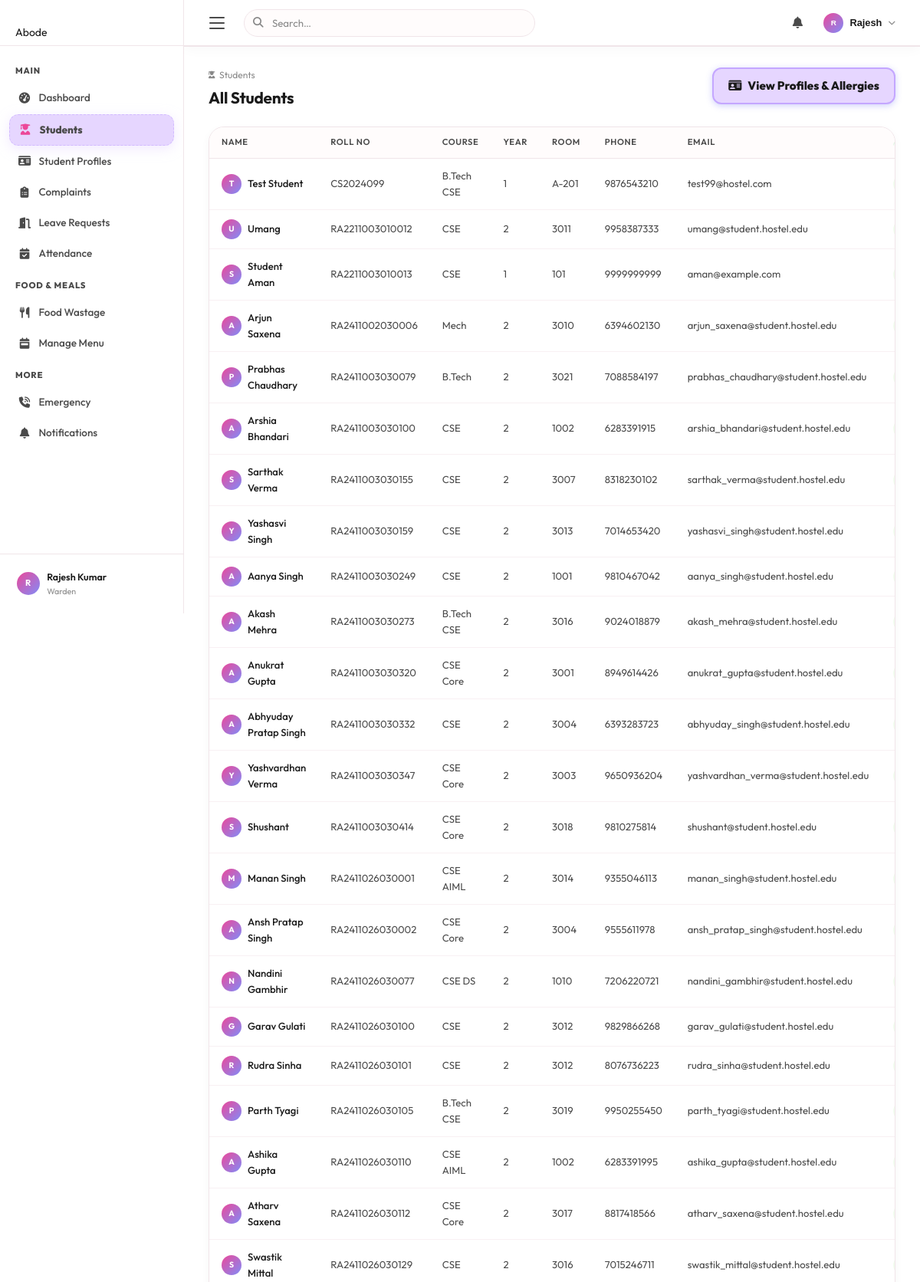
/warden/students (signed in, upper part), run on the app's committed database.
### tables this page shows
CREATE TABLE students (
            id INTEGER PRIMARY KEY AUTOINCREMENT,
            user_id INTEGER UNIQUE NOT NULL,
            roll_number TEXT UNIQUE,
            course TEXT,
            year INTEGER DEFAULT 1,
            room_number TEXT,
            phone TEXT,
            parent_name TEXT,
            parent_phone TEXT,
            address TEXT, allergies TEXT DEFAULT 'None',
            FOREIGN KEY (user_id) REFERENCES users(id) ON DELETE CASCADE
        );

CREATE TABLE users (
            id INTEGER PRIMARY KEY AUTOINCREMENT,
            username TEXT UNIQUE NOT NULL,
            password TEXT NOT NULL,
            full_name TEXT NOT NULL,
            email TEXT UNIQUE NOT NULL,
            role TEXT CHECK(role IN ('student','warden')) NOT NULL,
            created_at TIMESTAMP DEFAULT CURRENT_TIMESTAMP
        , onboarding_complete INTEGER DEFAULT 0);

### routes/warden.py (the view)
@bp.route('/students')
@warden_required
def students():
    cursor = get_cursor()
    cursor.execute("""
        SELECT u.full_name, u.email, s.roll_number, s.course, s.year,
               s.room_number, s.phone,
               COALESCE(s.allergies, 'None') AS allergies
        FROM users u JOIN students s ON u.id = s.user_id
        ORDER BY s.roll_number
    """)
    students = cursor.fetchall()
    return render_template('students_list.html', students=students)

### app.py (called while the page is built)
@app.context_processor
def inject_unread_count():
    if 'user_id' in session:
        from services.db import get_cursor
        uid = session['user_id']
        try:
            cursor = get_cursor()
            cursor.execute("""
                SELECT COUNT(*) AS cnt FROM notifications
                WHERE (user_id = ? OR user_id IS NULL) AND is_read = 0
            """, (uid,))
            result = cursor.fetchone()
            return {'unread_count': result['cnt'] if result else 0}
        except Exception:
            return {'unread_count': 0}
    return {'unread_count': 0}

### routes/warden.py (called while the page is built)
def warden_required(f):
    @wraps(f)
    def decorated(*args, **kwargs):
        if 'user_id' not in session or session.get('role') != 'warden':
            flash('Please log in as a warden.', 'warning')
            return redirect(url_for('auth.login', role='warden'))
        return f(*args, **kwargs)
    return decorated

### services/db.py (called while the page is built)
def get_db():
    if 'db' not in g:
        g.db = sqlite3.connect(Config.DB_PATH)
        g.db.row_factory = sqlite3.Row   # Access columns by name like a dict
        g.db.execute("PRAGMA foreign_keys = ON")
    return g.db

def get_cursor(dictionary=True):
    db = get_db()
    return db.cursor()

### templates/students_list.html (shortened to what this page needs)
{% extends "base.html" %}
{% block content %}
<div class="page-header fade-in">
    <div class="page-header-left">
        <div class="breadcrumb"><i class="fas fa-user-graduate"></i> Students</div>
        <h1>All Students</h1>
    </div>
    <div class="page-header-right">
        <a href="{{ url_for('warden.student_profiles') }}" class="btn btn-primary btn-sm">
            <i class="fas fa-id-card"></i> View Profiles &amp; Allergies
        </a>
    </div>
</div>
{% if students %}
<div class="card fade-in fade-in-1">
    <div class="table-wrapper">
        <table class="data-table">
            <thead>
                <tr>
                    <th>Name</th>
                    <th>Roll No</th>
                    <th>Course</th>
                    <th>Year</th>
                    <th>Room</th>
                    <th>Phone</th>
                    <th>Email</th>
                    <th> Allergies</th>
                </tr>
            </thead>
            <tbody>
                {% for s in students %}
                <tr>
                    <td>
                        <div style="display:flex;align-items:center;gap:.5rem;">
                            <div style="width:26px;height:26px;border-radius:50%;background:linear-gradient(135deg,var(--primary),#818cf8);color:#fff;display:flex;align-items:center;justify-content:center;font-size:.65rem;font-weight:700;flex-shrink:0;">{{ s.full_name[:1].upper() }}</div>
                            <span style="font-weight:500;color:var(--text);">{{ s.full_name }}</span>
                        </div>
                    </td>
                    <td>{{ s.roll_number }}</td>
                    <td>{{ s.course }}</td>
                    <td>{{ s.year }}</td>
                    <td>{{ s.room_number }}</td>
                    <td>{{ s.phone }}</td>
                    <td>{{ s.email }}</td>
                    <td>
                    </td>
                </tr>
                {% endfor %}
            </tbody>
        </table>
    </div>
</div>
{% else %}
<div class="empty-state fade-in">
    <i class="fas fa-users-slash" style="font-size:2.5rem;color:var(--text-3);display:block;margin-bottom:.75rem;"></i>
    <p>No students registered yet.</p>
</div>
{% endif %}
{% endblock %}

### static/css/style.css (style rules this page uses)
*, *::before, *::after { box-sizing: border-box; margin: 0; padding: 0; }
:root { --sidebar-w: 240px; --topbar-h: 60px; --bg: #FFFCFC; --bg-card: #ffffff; --sidebar-bg: #ffffff; --topbar-bg: #ffffff; --primary: #EC4899; --primary-dark: #BE185D; --primary-light: #FBCFE8; --primary-glow: rgba(236, 72, 153, 0.4); --text: #1A1A1A; --text-2: #4A4A4A; --text-3: #888888; --text-inv: #ffffff; --border: #F0E5E9; --border-2: #F8F0F3; --divider: #F8F0F3; --abode-pink: #EC4899; --abode-lavender: #E6D6FF; --abode-mint: #DFF5E1; --abode-beige: #F5EBDD; --green: #DFF5E1; --green-soft: #F2FCEF; --green-text: #2C7A3A; --red: #FDA4AF; --red-soft: #FFE4E6; --red-text: #BE123C; --orange: #F5EBDD; --orange-soft: #FDF9F2; --orange-text: #9B6220; --blue: #E6D6FF; --blue-soft: #F5F0FF; --blue-text: #5b3699; --shadow-xs: 0 1px 2px rgba(0,0,0,.03); --shadow-sm: 0 4px 12px rgba(0,0,0,.04); --shadow: 0 8px 24px rgba(0,0,0,.06); --shadow-md: 0 12px 32px rgba(0,0,0,.08); --shadow-lg: 0 20px 48px rgba(0,0,0,.1); --r-sm: 12px; --r: 16px; --r-lg: 20px; --r-xl: 24px; --r-full: 9999px; }
html { scroll-behavior: smooth; }
body { font-family: 'Outfit', system-ui, -apple-system, sans-serif; background: var(--bg); color: var(--text); line-height: 1.6; min-height: 100vh; overflow-x: hidden; font-size: 14px; }
a { color: var(--primary); text-decoration: none; transition: color .15s; }
h1,h2,h3,h4,h5 { font-family: 'Outfit', sans-serif; color: var(--text); line-height: 1.3; }
.page-header { display: flex; align-items: flex-start; justify-content: space-between; gap: 1rem; margin-bottom: 1.5rem; }
.page-header-left h1 { font-size: 1.3rem; font-weight: 700; letter-spacing: -.3px; }
.page-header-right { display: flex; gap: .6rem; flex-shrink: 0; }
.breadcrumb { display: flex; align-items: center; gap: .35rem; font-size: .75rem; color: var(--text-3); margin-bottom: .4rem; }
.breadcrumb i { font-size: .6rem; }
.btn { display: inline-flex; align-items: center; gap: .4rem; padding: .5rem 1rem; border-radius: var(--r-sm); font-size: .82rem; font-weight: 600; font-family: inherit; cursor: pointer; border: none; transition: all .18s; text-decoration: none; white-space: nowrap; }
.btn-primary { background: var(--primary); color: #fff; box-shadow: 0 1px 3px rgba(99,102,241,.35); }
.btn-sm { padding: .3rem .7rem; font-size: .75rem; }
.card { background: var(--bg-card); border: 1px solid var(--border); border-radius: var(--r-lg); box-shadow: var(--shadow-sm); overflow: hidden; }
.table-wrapper { overflow-x: auto; }
.data-table { width: 100%; border-collapse: collapse; font-size: .82rem; }
.data-table thead th { background: var(--bg); padding: .7rem 1rem; text-align: left; font-size: .7rem; font-weight: 600; color: var(--text-2); text-transform: uppercase; letter-spacing: .6px; border-bottom: 1px solid var(--border); white-space: nowrap; }
.data-table tbody td { padding: .75rem 1rem; color: var(--text-2); border-bottom: 1px solid var(--divider); vertical-align: middle; }
.data-table tbody tr { transition: background .12s; }
.page-header .btn-primary, .page-header .abode-btn-outline { background: var(--abode-lavender) !important; color: var(--text-dark) !important; font-size: 0.95rem; padding: 0.6rem 1.2rem; border-radius: 12px; box-shadow: 0 4px 10px rgba(230,214,255,0.4); border: 2px solid #C4A7FF !important; font-weight: 800; display: inline-flex; align-items: center; gap: 0.5rem; }
.fade-in { animation: fadeInUp .4s ease both; }
.fade-in-1 { animation-delay: .05s; }
.btn-primary { background: linear-gradient(135deg, var(--primary), #818cf8) !important; box-shadow: 0 2px 8px rgba(99,102,241,.3) !important; }

### static/css/abode-animations.css (style rules this page uses)
:root { --abode-bg: #FFFFFF; --abode-text: #1A1A1A; --abode-text-muted: #888888; --abode-border: none; --abode-shadow: 0 10px 30px rgba(0,0,0,0.06); --abode-shadow-active: 0 4px 15px rgba(0,0,0,0.08); }
body { font-family: 'Outfit', sans-serif; background-color: var(--abode-bg); color: var(--abode-text); -webkit-font-smoothing: antialiased; }
h1, h2, h3, h4 { font-family: 'Outfit', sans-serif; font-weight: 800; letter-spacing: -0.02em; }

### data on the page
students: full_name "T", full_name "Test Student", roll_number "CS2024099", course "B.Tech CSE", year "1", room_number "A-201", phone "9876543210", email "test99@hostel.com"
students: full_name "U", full_name "Umang", roll_number "RA2211003010012", course "CSE", year "2", room_number "3011", phone "9958387333", email "umang@student.hostel.edu"
students: full_name "S", full_name "Student Aman", roll_number "RA2211003010013", course "CSE", year "1", room_number "101", phone "9999999999", email "aman@example.com"
students: full_name "A", full_name "Arjun Saxena", roll_number "RA2411002030006", course "Mech", year "2", room_number "3010", phone "6394602130", email "arjun_saxena@student.hostel.edu"
students: full_name "P", full_name "Prabhas Chaudhary", roll_number "RA2411003030079", course "B.Tech", year "2", room_number "3021", phone "7088584197", email "prabhas_chaudhary@student.hostel.edu"
students: full_name "A", full_name "Arshia Bhandari", roll_number "RA2411003030100", course "CSE", year "2", room_number "1002", phone "6283391915", email "arshia_bhandari@student.hostel.edu"
students: full_name "S", full_name "Sarthak Verma", roll_number "RA2411003030155", course "CSE", year "2", room_number "3007", phone "8318230102", email "sarthak_verma@student.hostel.edu"
students: full_name "Y", full_name "Yashasvi Singh", roll_number "RA2411003030159", course "CSE", year "2", room_number "3013", phone "7014653420", email "yashasvi_singh@student.hostel.edu"
students: full_name "A", full_name "Aanya Singh", roll_number "RA2411003030249", course "CSE", year "2", room_number "1001", phone "9810467042", email "aanya_singh@student.hostel.edu"
students: full_name "A", full_name "Akash Mehra", roll_number "RA2411003030273", course "B.Tech CSE", year "2", room_number "3016", phone "9024018879", email "akash_mehra@student.hostel.edu"
students: full_name "A", full_name "Anukrat Gupta", roll_number "RA2411003030320", course "CSE Core", year "2", room_number "3001", phone "8949614426", email "anukrat_gupta@student.hostel.edu"
students: full_name "A", full_name "Abhyuday Pratap Singh", roll_number "RA2411003030332", course "CSE", year "2", room_number "3004", phone "6393283723", email "abhyuday_singh@student.hostel.edu"
students: full_name "Y", full_name "Yashvardhan Verma", roll_number "RA2411003030347", course "CSE Core", year "2", room_number "3003", phone "9650936204", email "yashvardhan_verma@student.hostel.edu"
students: full_name "S", full_name "Shushant", roll_number "RA2411003030414", course "CSE Core", year "2", room_number "3018", phone "9810275814", email "shushant@student.hostel.edu"
students: full_name "M", full_name "Manan Singh", roll_number "RA2411026030001", course "CSE AIML", year "2", room_number "3014", phone "9355046113", email "manan_singh@student.hostel.edu"
students: full_name "A", full_name "Ansh Pratap Singh", roll_number "RA2411026030002", course "CSE Core", year "2", room_number "3004", phone "9555611978", email "ansh_pratap_singh@student.hostel.edu"
students: full_name "N", full_name "Nandini Gambhir", roll_number "RA2411026030077", course "CSE DS", year "2", room_number "1010", phone "7206220721", email "nandini_gambhir@student.hostel.edu"
students: full_name "G", full_name "Garav Gulati", roll_number "RA2411026030100", course "CSE", year "2", room_number "3012", phone "9829866268", email "garav_gulati@student.hostel.edu"
students: full_name "R", full_name "Rudra Sinha", roll_number "RA2411026030101", course "CSE", year "2", room_number "3012", phone "8076736223", email "rudra_sinha@student.hostel.edu"
students: full_name "P", full_name "Parth Tyagi", roll_number "RA2411026030105", course "B.Tech CSE", year "2", room_number "3019", phone "9950255450", email "parth_tyagi@student.hostel.edu"
students: full_name "A", full_name "Ashika Gupta", roll_number "RA2411026030110", course "CSE AIML", year "2", room_number "1002", phone "6283391995", email "ashika_gupta@student.hostel.edu"
students: full_name "A", full_name "Atharv Saxena", roll_number "RA2411026030112", course "CSE Core", year "2", room_number "3017", phone "8817418566", email "atharv_saxena@student.hostel.edu"
students: full_name "S", full_name "Swastik Mittal", roll_number "RA2411026030129", course "CSE", year "2", room_number "3016", phone "7015246711", email "swastik_mittal@student.hostel.edu"

### other printed values
{{ (session.full_name or 'U')[:1].upper() }} "R"
{{ session.full_name }} "Rajesh Kumar"
{{ session.role }} "Warden"
{{ (session.full_name or '').split()[0] }} "Rajesh"
